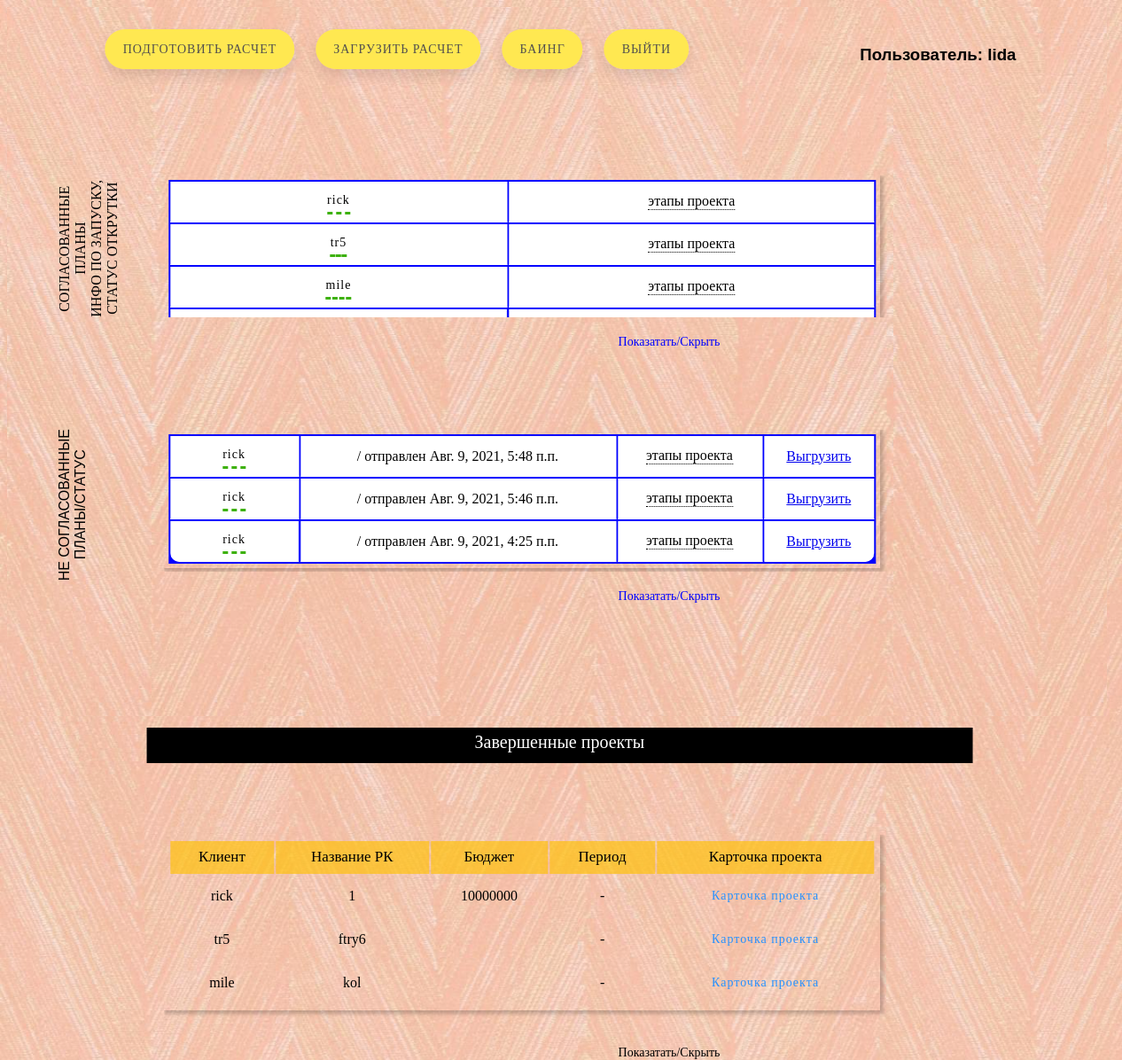
/ (signed in), run on an earlier commit of the app's database.
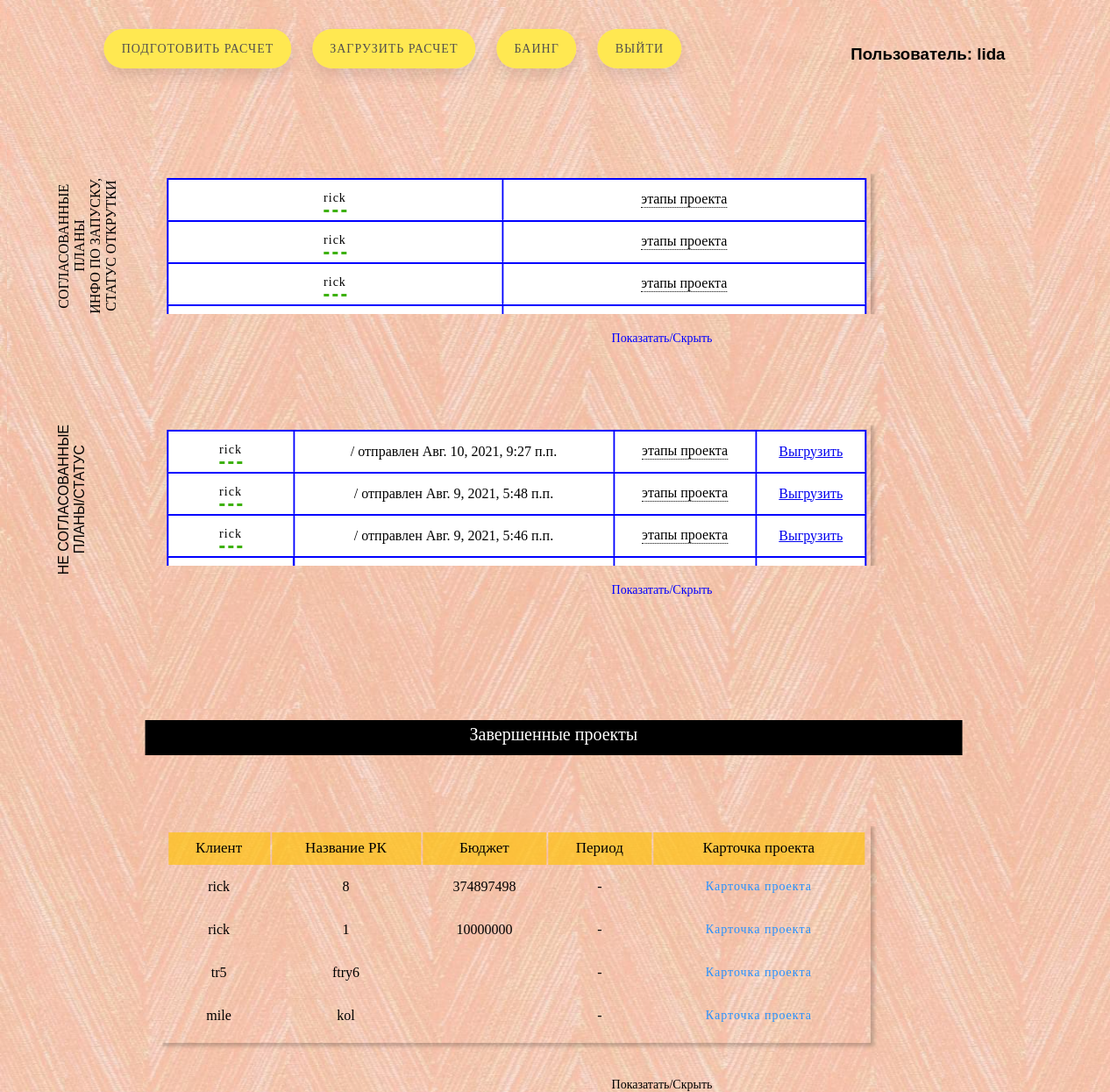
And on a later commit of the database.
### exel/models.py (models this page shows, shortened)
class Cleared(models.Model):
    username = models.CharField(max_length = 60)
    client = models.CharField(max_length = 50)
    name_rk = models.CharField(max_length = 200)
    mp = models.FileField(upload_to = content_file_name, null=True)
    comments = models.TextField(null=True)
    access = models.TextField(null=True)
    landing = models.CharField(max_length = 60, null=True)
    utm = models.FileField(upload_to = content_file_name, null=True)

class Client(models.Model):
    username = models.CharField(max_length = 60)
    client = models.CharField(max_length = 50)
    calculation = models.FileField('Файл расчета', upload_to = content_file_name, null=True)
    name_rk = models.CharField(max_length = 200)
    duploaded_at = models.DateTimeField(auto_now_add=True, null=True)
    comments = models.TextField(null=True)

class Complete(models.Model):
    username = models.CharField(max_length = 60)
    client = models.CharField(max_length = 50)
    name_rk = models.CharField(max_length = 200)
    budget = models.CharField(max_length = 30)
    period_c = models.CharField(max_length = 10)
    period_p = models.CharField(max_length = 10)

### exel/views.py (the view)
# urls.py: path('', views.main, name='main'),
def main(request, super_us = False):
    if request.user.is_authenticated:
        username = request.user.username
        data = {
            'files': Client.objects.filter(username=username)[::-1],
            'cleared': Cleared.objects.filter(username=username)[::-1],
            'complete': Complete.objects.filter(username=username)[::-1]
                }
        if request.user.is_superuser == 1:
            data['body'] = 'on'
            return render(request, 'base.html', data)
        data['body'] = 'off'
    else:
        return redirect('exel:login')
    return render(request, 'base.html', data)

### exel/templates/base.html (shortened to what this page needs)
{% load static %}
<!DOCTYPE html>
<html lang="ru">
<head>
    <link rel="stylesheet" href="{% static 'base.css' %}" type="text/css">
</head>
    {% block content %}
    <body>
    <div id="first">
    </div>
    <div id="base">
        <a href="{% url 'exel:prepare' %}" class="button">ПОДГОТОВИТЬ РАСЧЕТ</a>
        <a href="{% url 'exel:download_calc' %}" class="button">ЗАГРУЗИТЬ РАСЧЕТ</a>
        {% if body == 'on' %}
            {% autoescape on %}
                <a href="{% url 'exel:prepare' %}" class="button">БАИНГ</a>
            {% endautoescape %}
        {% endif %}
    	<a href="{% url 'exel:logout' %}" class="button">Выйти</a>
    	{% if user.is_authenticated %}
            <h3 id="user">Пользователь: {{ user.username }}</h3>
        {% endif %}
    	<form method="post" class="cleared">
        	<p id="base">СОГЛАСОВАННЫЕ<br>ПЛАНЫ<br>ИНФО ПО ЗАПУСКУ,<br>СТАТУС ОТКРУТКИ</p>
            <div class="form">
            <div class="xpandable-block">
            <div class="tab">
            <table class="table_blur">
            	<tbody>
                	{% for name in cleared %}
                    	<tr>
                        	<td><a class="s1" href="{% url 'exel:but_cleared' name.name_rk %}">{{name.client}}</a>
                        	</td>
                        	<td>
                        	<div class="tooltip">этапы проекта
                            </div>
                        	</td>
                		</tr>
                	{% endfor %}
            	</tbody>
            </table>
        </div>
        </div>
        <label class="labeltable" for="button2">Показатать/Cкрыть</label>
        </div>
    	</form>
    	<form  method="post" class="not_cleared">
        	<p id="not_cl">НЕ СОГЛАСОВАННЫЕ<br>ПЛАНЫ/СТАТУС</p>
        	<div class="formtable">
            <div class="xpandable-block">
            <div class="tab">
            	<table class="table_blur">
            		<tbody>
            			{% for name in files %}
                    	<tr>
                        	<td><a class="s1" href="{% url 'exel:but_not_cleared' name.name_rk %}">{{name.client}}</a></td>
                        	<td>/ отправлен {{name.duploaded_at}}</td>
                        	<td>
                        	<div class="tooltip">этапы проекта
                            </div>
                        	</td>
                            <td>
                                <a href="{{ name.calculation.url }}">Выгрузить</a>
                            </td>
                		</tr>
                	{% endfor %}
            	</tbody>
            </table>
        </div>
        </div>
        <label class="labeltable" for="button1">Показатать/Cкрыть</label>
        </div>
	</form>
	<p id="end">Завершенные проекты</p>
    <form  method="post" class="compl">
        	<div class="completeform">
            <div class="xpandable-block1">
            <div class="tab">
            	<table class="table_blur_compl">
            		<tbody>
                		<tr class="name">
                        	<td>Клиент</td>
                        	<td>Название РК</td>
                        	<td>Бюджет</td>
                        	<td>Период</td>
                        	<td>Карточка проекта</td>
                        </tr>
            			{% for name in complete %}
                    	<tr>
                        	<td>{{name.client}}</td>
                        	<td>{{name.name_rk}}</td>
                        	<td>{{name.budget}}</td>
                        	<td>{{name.period_c}} - {{name.period_p}}</td>
                            <td>
                                <a class="s3" href="{% url 'exel:but_cleared' name.name_rk %}">Карточка проекта</a>
                            </td>
                		</tr>
                	{% endfor %}
            	</tbody>
            </table>
        </div>
        </div>
        <label class="label" for="button3">Показатать/Cкрыть</label>
        </div>
	</form>
	</div>
	</body>
	{% endblock %}
</html>

### exel/static/base.css (style rules this page uses)
body, html { background: url(../static/background/11.png); width: 99%; height: 100%; }
.s1 { color: #000000; position: relative; text-decoration: none; display: inline-block; padding: 5px 10px; letter-spacing: 1px; margin: 0 20px; font-size: 14px; font-family: 'Fredoka One', cursive; transition: .3s ease-in-out; }
.s1:after { content: ""; display: block; position: relative; width: 100%; margin: auto; border-bottom: 3px dashed #3db10d; bottom: -5px; transition: .5s ease-in-out; }
a.s3 { color: #2691ff; border: 2px solid transparent; text-decoration: none; display: inline-block; padding: 5px 10px; letter-spacing: 1px; font-size: 14px; font-family: 'Fredoka One', cursive; transition: .3s ease-in-out; }
h3#user { position: absolute; top: 3%; left: 72vw; font-family: CURSIVE, sans-serif; }
.completeform { position: relative; bottom: -100px; left: 10vw; }
.form { position: relative; top: 10%; left: 10vw; }
.formtable { position: relative; top: -100px; left: 10vw; }
.table_blur th, .table_blur td { border-style: solid; border-width: 0 1px 1px 0; border-color: white; }
.table_blur td { padding: 8px 5px; background: white; }
.table_blur tr:last-child td:first-child { border-radius: 0 0 0 10px; }
.table_blur tr:last-child td:last-child { border-radius: 0 0 10px 0; }
.table_blur tr td:last-child { border-right: none; }
.table_blur { background: blue; text-align: center; max-width: 100%; width: 100% }
div.tab { padding: 5px; max-width: 70%; overflow-x: scroll; margin-bottom: 20px; box-shadow: 2px 2px 4px 2px rgba(0,0,0,.2) }
.xpandable-block { max-height: 160px; overflow: hidden; order: 0; -webkit-transition: max-height 1s; transition: max-height 1s; }
.xpandable-block1 { max-height: 5000px; }
.xpandable-block1 { max-height: 275px; overflow: hidden; order: 0; -webkit-transition: max-height 1s; transition: max-height 1s; }
.labeltable { color: blue; font-size: 14px; cursor: pointer; text-align: center; margin: 20px auto; display: block; width: 250px; }
.table_blur_compl th, .table_blur_compl td { border-style: solid; border-width: 0 1px 1px 0; border-color: #00000000; }
.table_blur_compl td { padding: 8px 15px; background: #00000000; }
.table_blur_compl tr:last-child td:first-child { border-radius: 0 0 0 10px; }
.table_blur_compl tr:last-child td:last-child { border-radius: 0 0 10px 0; }
.table_blur_compl tr td:last-child { border-right: none; }
.table_blur_compl { background: #00000000; text-align: center; max-width: 100%; width: 100% }
.label { color: black; font-size: 14px; cursor: pointer; text-align: center; margin: 20px auto; display: block; width: 250px; }
tr.name { background: #ffc107ab; text-align: center; max-width: 100%; width: 100%; font-family: Lobster, cursive; font-size: 17px; }
div#first { width: 90vw; height: 100vh; position: fixed; top: 50%; left: 50%; margin-right: -50%; transform: translate(-50%, -50%); }
div#base { width: 90vw; height: 100vh; position: relative; top: 50%; left: 50%; margin-right: -50%; transform: translate(-50%, -50%); }
#end { position: relative; top: 5vh; left: 50%; transform: translate(-50%, -50%); background: black; text-align: center; color: white; text-decoration: none; padding: 5px 10px; font-size: 20px; margin: 1px 3px; width: 80%; height: 30px; }
.button { position: relative; top: 30px; right: -50px; padding: 15px 20px; text-decoration: none; margin: 8px 10px; cursor: pointer; width: 200px; height: 35px; border-radius: 45px; font-family: Libre Baskerville, serif; font-size: 14px; text-transform: uppercase; text-align: center; letter-spacing: 1px; line-height: 35px; color: #524f4e; background: #ffe851; box-shadow: 0 8px 15px rgba(0, 0, 0, .1); transition: .3s; }
p#base { position: relative; text-align: center; top: 20vh; left: -10px; font-family: 'Bitter', serif; writing-mode: tb-rl; transform: rotate(180deg); }
.tooltip { position: relative; display: inline-block; border-bottom: 1px dotted black; }
p#not_cl { position: relative; text-align: center; top: 70px; left: -10px; writing-mode: tb-rl;font-family: 'Krona One', sans-serif; transform: rotate(180deg); }

What changed in the data, as far as the page shows it:
no longer on this page (row unchanged): Cleared: client "tr5"
removed Cleared: client "mile"
no longer on this page (row edited): Client: client "rick", duploaded_at "Авг. 9, 2021, 4:25 п.п."
added Cleared: client "rick"
added Cleared: client "rick"
added Client: client "rick", duploaded_at "Авг. 10, 2021, 9:27 п.п."
added Complete: client "rick", name_rk "8", budget "374897498"
